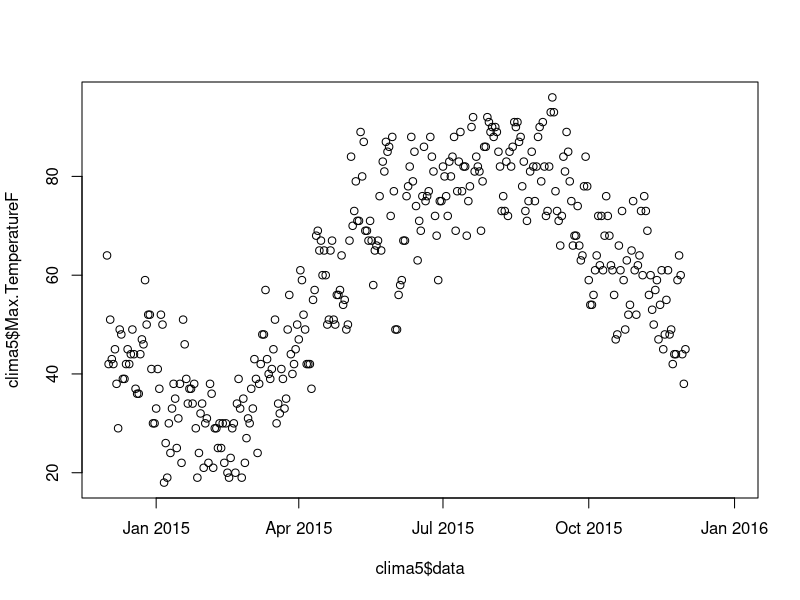

Write R code to recreate this figure.
#
# Análise Exploratório de Dados - Parte I
# Instrutor Walter Humberto Subiza Pina - CCAR/GIMAG
Sys.time()

# Uma solução para o projeto final

# O projeto consiste em limpar e preparar o arquivo "clima.txt", que
# se encontra no diretório de trabalho.

# O arquivo final dever posibilitar encontrar facilmente as estatísticas básicas
# de cada registro da coluna "measure", assim como conter uma variável "data"
# que inclua o "ano/mes/dia" de cada registro.
# Realizar um gráfico da variável "Max.TemperatureF" ao longo do tempo registrado
# Salvar o arquivo final como "clima_aed.csv" em formato csv2
# 

#-------------------------------------------------------------------------------
# SOLUÇÂO:

# leitura do arquivo com read.csv do Base, indicando separador espaço em branco
# eliminando a primeira coluna. 
clima <- read.csv("clima.txt", sep = "", stringsAsFactors = F)[,-1]
str(clima)

# primeiro vamos a acertar os nomes das variáveis, eliminando o "X"
# para não mexer no arquivo salvamos os nomes numa variável e trabalhamos com
# # ele. Para a eliminação vamos usar stringr::str_replace
#library(stringr)
# Passo a passo
library(stringr)                      # carrego a biblioteca
nomes <- names(clima)                 # salvo os nomes
nomes <- str_replace(nomes, "X", "")  # eliminando as "X"
names(clima) <- nomes                 # retornando

# num passo só
# names(clima) <-stringr::str_replace(names(clima), "X", "")

# segundo passo, vamos passar as variáveis que representam os dias para uma
# única coluna "day"
clima2 <- tidyr::gather(clima, day, value, 4:34)

# terceiro passo, vamos espalhar a variável "measure" e colocar em colunas
# é a operação inversa ao passo 2
clima3 <- tidyr::spread(clima2, measure, value)

# quarto passo, arrumamos em ordem por ano, mes e dia, para que possa ordenar
# corretamente é necessário transformar as variáveis "month" e "day"
# em numéricas
clima4 <- dplyr::arrange(clima3, year, as.numeric(month), as.numeric(day))

# quinto passo: criar uma nova variável como "data", juntando ano, mes e dia

clima5 <- tidyr::unite(clima4, year, month, day, col = "data", sep ="/")

# e definir ela como variável data
clima5$data <- lubridate::as_date(clima5$data)

summary(clima5)

# sexto passo
# podemos trabalhar apenas com as observações completas, porém para eliminar
#  os valores "NAs" devemos transformar primeiro as variáveis de character para
#  numeric. Para isso aplicamos uma função que transforma as colunas desejadas
#  en numericas. Lembrar que se perdem todos os registros de tipo carater
#  que serão transformados em NAs

clima5[,c(2,4:23)] <- apply(clima5[,c(2,4:23)], 2, function(x) as.numeric(x))

# a variável "Events" que deveria ser fator está como carater, vamos mudar
clima5$Events <- as.factor(clima5$Events)

# verificação
str(clima5)

# sétimo passo,
# separamos apenas o conjunto de dados que não apresenta NAs...
# lembrando que apenas funciona para variáveis quantitativas
clima_aed <- clima5[complete.cases(clima5),]

# oitavo passo, resumo, estatísticas
summary(clima_aed)
table(clima_aed$Events)

# nono passo, gráfico solicitado
plot(clima5$data, clima5$Max.TemperatureF)

# décimo passo, salvando o arquivo final
write.csv2(clima_aed, file = "clima_aed.csv")
